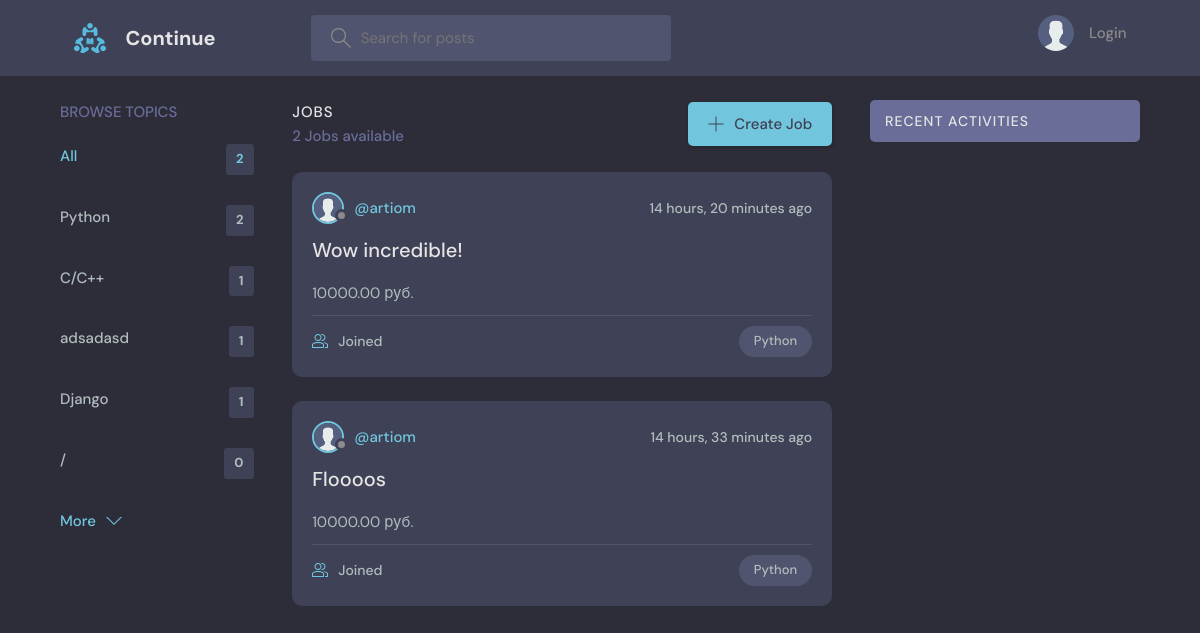
The app's page /?q=Python, older data.
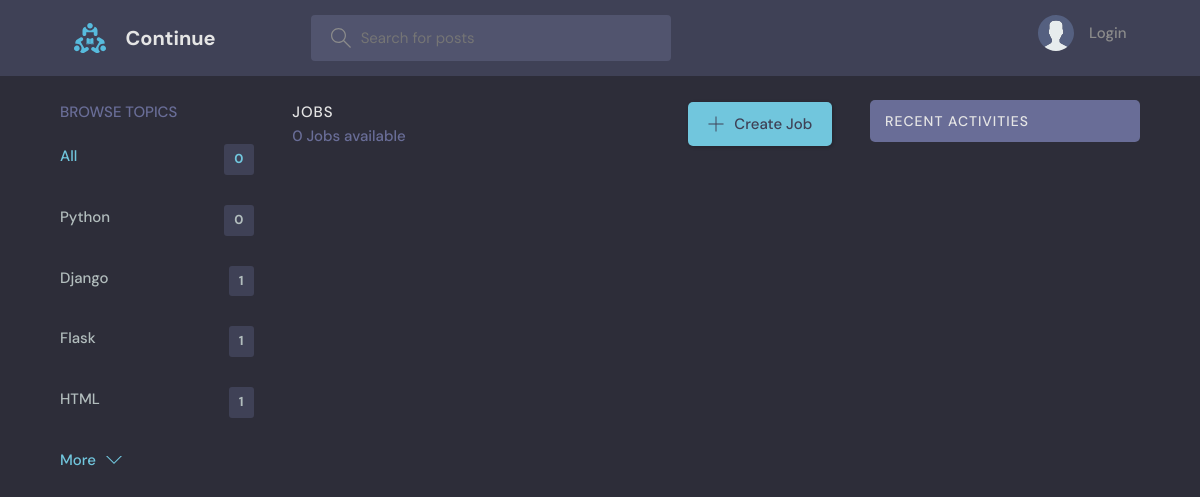
The same page, newer data.
### base/models.py (models this page shows, shortened)
class Topic(models.Model):
    name = models.CharField(max_length=200)

class Job(models.Model):
    name = models.CharField(max_length=200)
    description = models.TextField(null=True, blank=True)
    cost = models.DecimalField(max_digits=20, decimal_places=2, null=False)
    created = models.DateTimeField(auto_now_add=True)
    updated = models.DateTimeField(auto_now=True)
    topic = models.ForeignKey(Topic, on_delete=models.SET_NULL, null=True)
    status = models.ForeignKey(JobStatus, on_delete=models.SET_NULL, null=True)
    class Meta:
        ordering = ['-updated', '-created']

class User(AbstractUser):
    name = models.CharField(max_length=200, null=True)
    email = models.EmailField(unique=True)
    bio = models.TextField(null=True)
    avatar = models.ImageField(null=True, default='avatar.svg')
    balance = models.DecimalField(max_digits=20, decimal_places=2, null=False, default=0)
    USERNAME_FIELD = 'email'
    REQUIRED_FIELDS = []

### base/views.py (the view)
# urls.py: path('', views.home, name="home"),
def home(request):
    q = request.GET.get('q') if request.GET.get('q') != None else ''
    jobs = Job.objects.filter(
        Q(topic__name__icontains=q) |
        Q(name__icontains=q) |
        Q(description__icontains=q)
    )
    topics = Topic.objects.all()[0:5]
    job_count = jobs.count()
    job_messages = Message.objects.filter(
        Q(job__topic__name__icontains=q))[0:3]
    job_to_customer = get_job_to_customer(jobs)
    for job in jobs:
        customer = get_customer(job)
        if customer:
            job_to_customer[job] = customer
    context = {'jobs': jobs,
               'job_to_customer': job_to_customer,
               'topics': topics,
               'job_count': job_count,
               'job_messages': job_messages}
    return render(request, 'base/home.html', context)

### base/views.py (called while the page is built)
def get_job_to_customer(jobs):
    job_to_customer = {}  # Создаем пустой словарь
    for job in jobs:
        customer = get_customer(job)
        if customer:
            job_to_customer[job] = customer
    return job_to_customer

def get_customer(job):
    customer_id = Match.objects.filter(job=job, type=MatchType.objects.get_or_create(name='Customer')[0]).values('user')
    job_customer = User.objects.filter(id=customer_id[0]['user'])[0]
    return job_customer

### base/templates/base/home.html (shortened to what this page needs)
{% extends 'main.html' %} # TODO: баг поиска по типам работы
{% block content %}
<main class="layout layout--3">
  <div class="container">
    {% include 'base/topics_component.html' %}
    <div class="jobList">
      <div class="jobList__header">
        <div>
          <h2>Jobs</h2>
          <p>{{job_count}} Jobs available</p>
        </div>
        <a class="btn btn--main" href="{% url 'create-job' %}">
          <svg version="1.1" xmlns="http://www.w3.org/2000/svg" width="32" height="32" viewBox="0 0 32 32">
            <title>add</title>
            <path
              d="M16.943 0.943h-1.885v14.115h-14.115v1.885h14.115v14.115h1.885v-14.115h14.115v-1.885h-14.115v-14.115z">
            </path>
          </svg>
          Create Job
        </a>
      </div>
      {% include 'base/feed_component.html' %}
    </div>
    {% include 'base/activity_component.html' %}
  </div>
</main>
{% endblock %}

### base/templates/base/topics_component.html
<div class="topics">
    <div class="topics__header">
        <h2>Browse Topics</h2>
    </div>
    <ul class="topics__list">
        <li>
            <a href="{% url 'home' %}" class="active">All <span>{{jobs.count}}</span></a>
        </li>
        {% for topic in topics %}
        <li>
            <a href="{% url 'home' %}?q={{topic.name}}">{{topic.name}}<span>{{topic.job_set.all.count}}</span></a>
        </li>
        {% endfor %}
    </ul>
    <a class="btn btn--link" href="{% url 'topics' %}">
        More
        <svg version="1.1" xmlns="http://www.w3.org/2000/svg" width="32" height="32" viewBox="0 0 32 32">
            <title>chevron-down</title>
            <path d="M16 21l-13-13h-3l16 16 16-16h-3l-13 13z"></path>
        </svg>
    </a>
</div>

### base/templates/base/feed_component.html (shortened to what this page needs)
{% for job, job_customer  in job_to_customer.items %}
<div class="jobListJob">
    <div class="jobListJob__header">
        <a href="{% url 'user-profile' job_customer.id %}" class="jobListJob__author">
            <div class="avatar avatar--small">
                <img src="{{job_customer.avatar.url}}" />
            </div>
            <span>@{{job_customer.username}}</span>
        </a>
        <div class="jobListJob__actions">
            <span>{{job.created|timesince}} ago</span>
        </div>
    </div>
    <div class="jobListJob__content">
        <a href="{% url 'job' job.id %}">{{job.name}}</a>
        <p><span class="cost">{{job.cost}} руб.</span></p>
    </div>
    <div class="jobListJob__meta">
        <a href="{% url 'job' job.id %}" class="jobListJob__joined">
            {{job_participants.count}} Joined
        </a>
        <p class="jobListJob__topic">{{job.topic.name}}</p>
    </div>
</div>
{% endfor %}

Row changes from the older to the newer data that the page shows:
removed Topic: name "C/C++", job_set.all.count "1"
removed Topic: name "adsadasd", job_set.all.count "1"
removed Topic: name "/", job_set.all.count "0"
removed Job: avatar (placeholder picture), username "artiom", created "14 hours, 20 minutes", name "Wow incredible!", cost "10000.00", topic.name "Python"
removed Job: avatar (placeholder picture), username "artiom", created "14 hours, 33 minutes", name "Floooos", cost "10000.00", topic.name "Python"
computed for Topic "Python": job_set.all.count "2" → "0"
added Topic: name "Flask", job_set.all.count "1"
added Topic: name "HTML", job_set.all.count "1"
Text that changed along with them:
{{ jobs.count }}: "2" → "0"
{{ job_count }}: "2" → "0"
